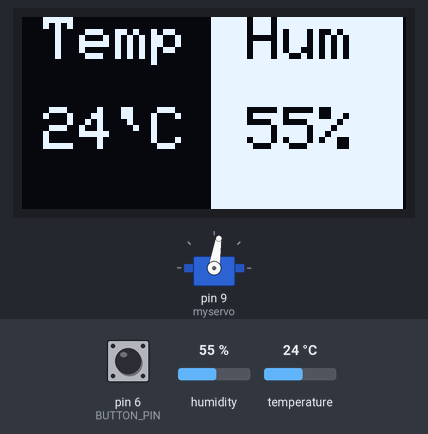
The sketch below on a simulated Arduino Uno, built with avr-gcc and run on an emulated ATmega328P. Shown: 128×64 one-colour display, servo. The inputs (shaded band) are chosen by the test bench; at power-on: humidity 55 %, temperature 24 °C, pin 6 (BUTTON_PIN) HIGH.

Above: at 1.9 s.
2.0 s: humidity set to 22 %
At 6.6 s:
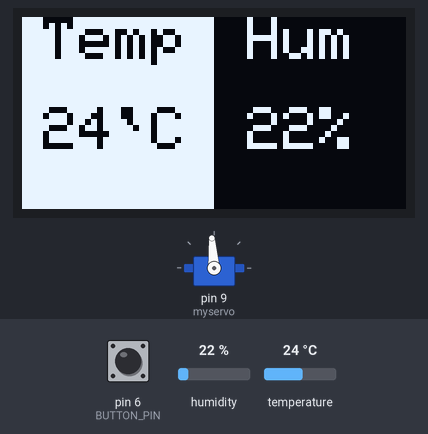
6.7 s: temperature set to 12 °C
At 8.0 s:
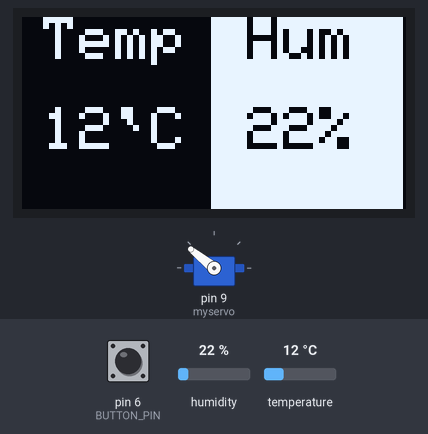
14.5 s: humidity set to 40 %
At 17.0 s:
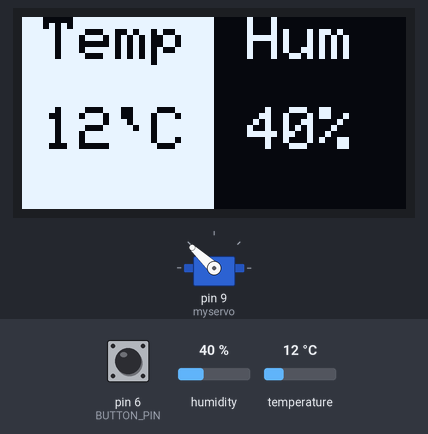
22.3 s: temperature set to 33 °C
At 25.7 s:
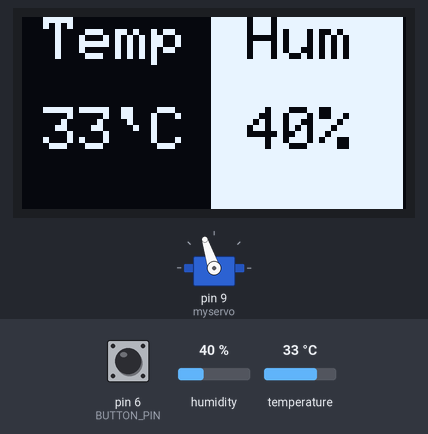
30.1 s: humidity set to 68 %
At 32.0 s:
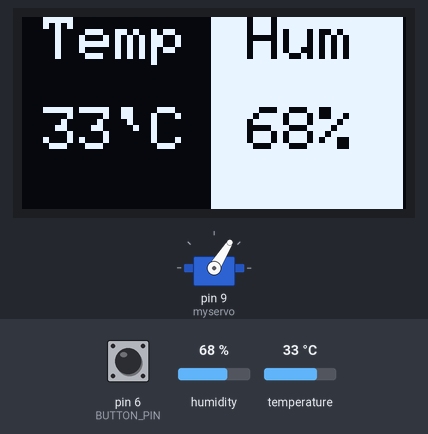
37.9 s: temperature set to 41 °C
At 42.5 s:
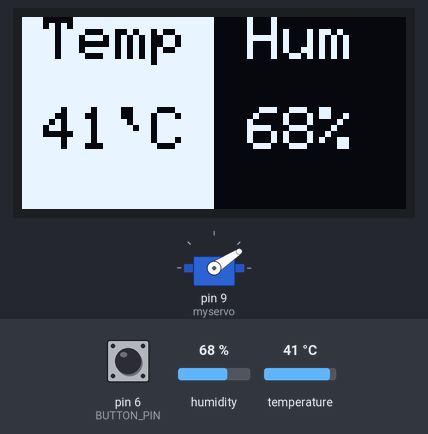
Timing chart, 0 to 46.7 s (numbered marks = the images above; inputs shaded):
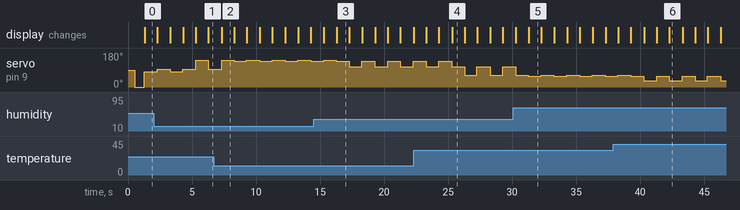

Measured:
- after the input at 2.0 s, the display: first differs from a run without the input after 2.3 s (image 1)
- after the input at 6.7 s, the display: changes after 0.60 s (image 2)
- after the input at 14.5 s, the display: first differs from a run without the input after 1.8 s (image 3)
- after the input at 22.3 s, the display: first differs from a run without the input after 3.0 s (image 4)
- after the input at 30.1 s, the display: first differs from a run without the input after 1.2 s (image 5)
- after the input at 37.9 s, the display: first differs from a run without the input after 2.4 s (image 6)
- by itself, servo on pin 9 (myservo): repeats every 2.0 s: 58° 0.99 s, 33° 1.0 s

The sketch:

40_Temperature_gauge.ino
```cpp
// (licence header left out)
#include <SPI.h>
#include <Wire.h>
#include "DHT.h"
#include <Servo.h>
#include <Adafruit_GFX.h>
#include <Adafruit_SSD1306.h>

#define DHTPIN 2      // Digital pin connected to the DHT sensor
#define BUTTON_PIN 6  // Digital pin connected to the button/ touch sensor

// Uncomment whatever type you're using!
#define DHTTYPE DHT11  // DHT 11
//#define DHTTYPE DHT22   // DHT 22  (AM2302), AM2321
//#define DHTTYPE DHT21   // DHT 21 (AM2301)

#define SCREEN_WIDTH 128  // OLED display width, in pixels
#define SCREEN_HEIGHT 64  // OLED display height, in pixels

#define OLED_RESET -1        // Reset pin # (or -1 if sharing Arduino reset pin)
#define SCREEN_ADDRESS 0x3C  ///< See datasheet for Address; 0x3D for 128x64, 0x3C for 128x32
Adafruit_SSD1306 display(SCREEN_WIDTH, SCREEN_HEIGHT, &Wire, OLED_RESET);

DHT dht(DHTPIN, DHTTYPE);
Servo myservo;

bool fahrenheitMode = false;
bool useSerial = true;
bool valueSwitch = true;
int pos = 0;
unsigned long previousMillis = 0;

void setup() {
  //Serial.begin(9600);

  if (!display.begin(SSD1306_SWITCHCAPVCC, SCREEN_ADDRESS)) {
    //Serial.println(F("SSD1306 allocation failed"));
    for (;;)
      ;  // Don't proceed, loop forever
  }      //else Serial.println(F("SSD1306 success"));

  dht.begin();
  myservo.attach(9);
  pinMode(BUTTON_PIN, INPUT_PULLUP);

  // Clear the buffer
  display.clearDisplay();
  display.setTextSize(2);
  display.setTextColor(SSD1306_WHITE);

  delay(500);
  myservo.write(pos);
}

void loop() {
  unsigned long currentMillis = millis();

  if (currentMillis - previousMillis >= 1000) {
    {
      if (digitalRead(BUTTON_PIN) == HIGH) {
        valueSwitch = !valueSwitch;
        delay(250);
      }

      previousMillis = currentMillis;  // Save the last time you read the sensor
      // Reading temperature or humidity takes about 250 milliseconds!
      // Sensor readings may also be up to 2 seconds 'old' (its a very slow sensor)
      int h = int(dht.readHumidity());
      int t = int(dht.readTemperature());

      if (fahrenheitMode)
        t = dht.readTemperature(true);

      // Check if any reads failed and exit early (to try again).
      if (isnan(h) || isnan(t)) {
        Serial.println(F("Failed to read from DHT sensor!"));
        return;
      }

      if (valueSwitch)
        pos = map(t, 0, 50, 0, 180);
      else
        pos = map(h, 0, 100, 0, 180);

      //Servos usually go anti-clockwise. We need to invert it.
      pos = 180 - pos;

      myservo.write(pos);

      display.clearDisplay();

      if (valueSwitch)
        display.fillRect(0, 0, 64, 64, SSD1306_WHITE);
      else
        display.fillRect(63, 0, 64, 64, SSD1306_WHITE);

      if (valueSwitch)
        display.setTextColor(SSD1306_BLACK);
      else
        display.setTextColor(SSD1306_WHITE);
      display.setCursor(7, 0);
      display.print("Temp");
      display.setCursor(7, 30);
      display.print(t);
      display.print("`C");

      if (valueSwitch)
        display.setTextColor(SSD1306_WHITE);
      else
        display.setTextColor(SSD1306_BLACK);
      display.setCursor(75, 0);
      display.print("Hum");
      display.setCursor(75, 30);
      display.print(h);
      display.print("%");

      display.display();
    }
  }
}
```
